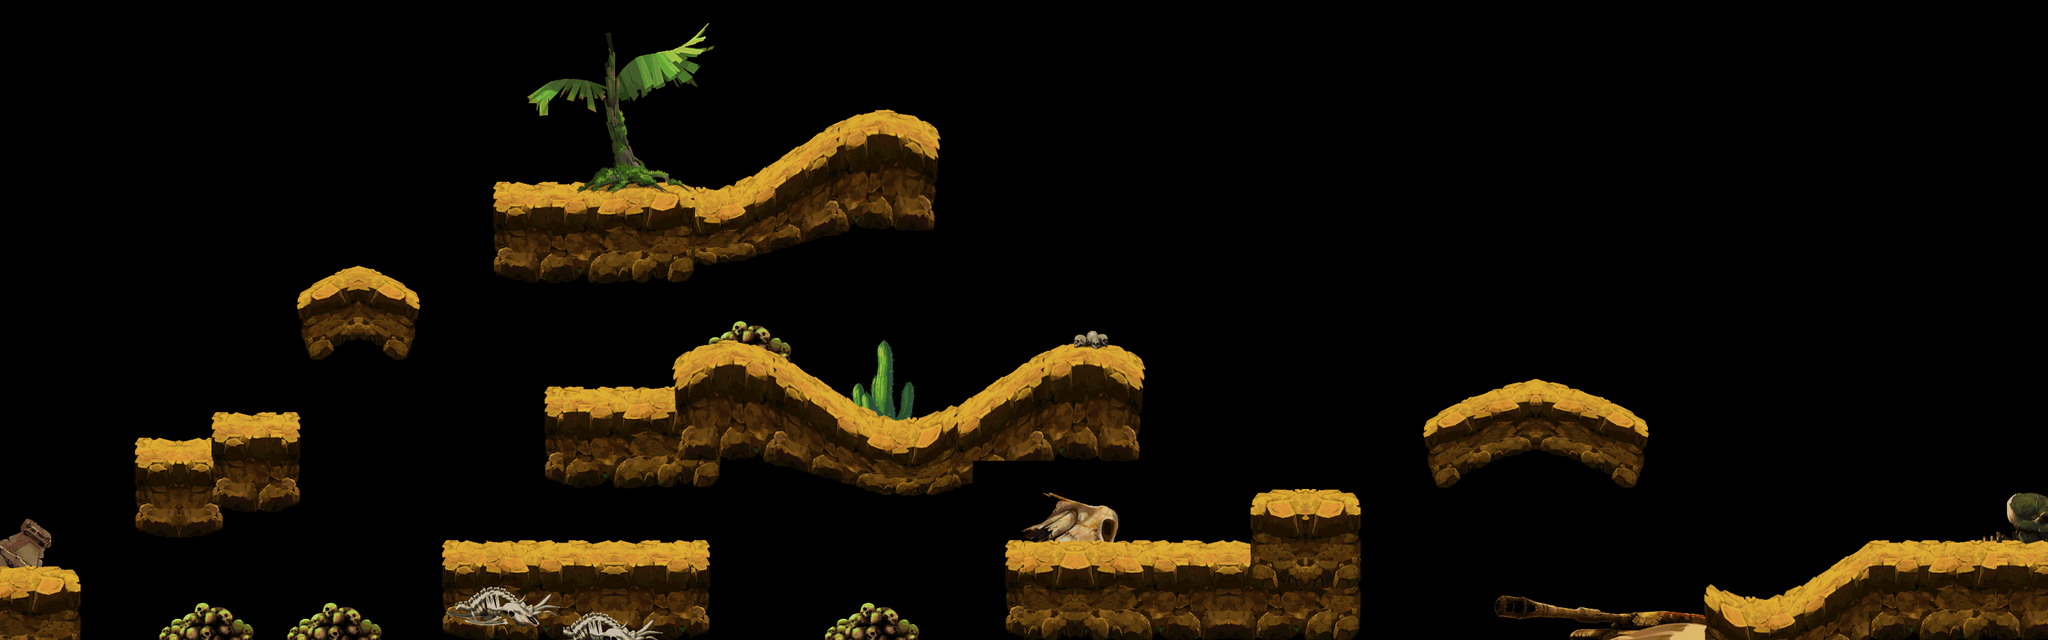

A level layout from a 2D game, rendered from its tile map. Below: a short description, then the map file with tile-grid data replaced by summaries:
An orthogonal 80x25 tile map with 40x40 px tiles, 4 tile layers (land1, land2, land3, land4) and 64 objects.

<map version="1.0" orientation="orthogonal" width="80" height="25" tilewidth="40" tileheight="40">
 <tileset firstgid="1" name="5_2" tilewidth="40" tileheight="40">
  <image source="d-land.png" width="2025" height="1793" />
 </tileset>
 <layer name="land1" width="80" height="25">
  <data>[2000 cells, 369 non-empty, 291 distinct tile ids]</data>
 </layer>
 <layer name="land2" width="80" height="25">
  <data>[2000 cells, 476 non-empty, 161 distinct tile ids]</data>
 </layer>
 <layer name="land3" width="80" height="25">
  <data>[2000 cells, 264 non-empty, 220 distinct tile ids]</data>
 </layer>
 <layer name="land4" width="80" height="25">
  <data>[2000 cells, 36 non-empty, 12 distinct tile ids]</data>
 </layer>
 <objectgroup name="pengzhuang" width="80" height="25">
  <object x="-2" y="911" width="127" height="100" />
  <object x="694" y="870" width="408" height="131" />
  <object x="213" y="707" width="115" height="36" />
  <object x="329" y="668" width="141" height="51" />
  <object x="1575" y="866" width="380" height="136" />
  <object x="1955" y="784" width="168" height="212" />
  <object x="776" y="311" width="352" height="46" />
  <object x="1375" y="223" width="90" height="51" />
  <object x="1128" y="312" width="247" height="38" />
  <object x="466" y="469" width="187" height="47" />
  <object x="2228" y="666" width="347" height="57" />
  <object x="2920" y="871" width="303" height="64" />
  <object x="2667" y="968" width="253" height="43" />
  <object x="1107" y="560" width="92" height="28" />
  <object x="852" y="627" width="203" height="39" />
  <object x="1055" y="588" width="145" height="80" />
  <object x="1673" y="552" width="47" height="63" />
  <object x="1720" y="583" width="55" height="31" />
  <object x="1200" y="678" width="473" height="37" />
 </objectgroup>
 <objectgroup name="zuobiao1" width="80" height="25">
  <object x="427" y="662">
   <properties>
    <property name="id" value="1" />
    <property name="type" value="1" />
   </properties>
  </object>
  <object x="1006" y="320">
   <properties>
    <property name="id" value="1" />
    <property name="type" value="1" />
   </properties>
  </object>
  <object x="942" y="320">
   <properties>
    <property name="id" value="1" />
    <property name="type" value="1" />
   </properties>
  </object>
  <object x="1019" y="877">
   <properties>
    <property name="id" value="1" />
    <property name="type" value="1" />
   </properties>
  </object>
  <object x="955" y="877">
   <properties>
    <property name="id" value="1" />
    <property name="type" value="1" />
   </properties>
  </object>
  <object x="1865" y="872">
   <properties>
    <property name="id" value="1" />
    <property name="type" value="1" />
   </properties>
  </object>
  <object x="1801" y="872">
   <properties>
    <property name="id" value="1" />
    <property name="type" value="1" />
   </properties>
  </object>
 </objectgroup>
 <objectgroup name="zuobiao2" width="80" height="25">
  <object x="882" y="310">
   <properties>
    <property name="id" value="101" />
    <property name="num" value="5" />
    <property name="range" value="100" />
    <property name="time" value="1" />
    <property name="timemax" value="12" />
    <property name="timemin" value="3" />
    <property name="z" value="0" />
   </properties>
  </object>
  <object x="906" y="866">
   <properties>
    <property name="id" value="101" />
    <property name="num" value="6" />
    <property name="range" value="20" />
    <property name="time" value="2" />
    <property name="timemax" value="12" />
    <property name="timmin" value="3" />
   </properties>
  </object>
  <object x="1406" y="678">
   <properties>
    <property name="id" value="101" />
    <property name="num" value="6" />
    <property name="range" value="20" />
    <property name="time" value="2" />
    <property name="timemax" value="12" />
    <property name="timmin" value="3" />
   </properties>
  </object>
  <object x="1734" y="868">
   <properties>
    <property name="id" value="101" />
    <property name="num" value="6" />
    <property name="range" value="20" />
    <property name="time" value="2" />
    <property name="timemax" value="12" />
    <property name="timmin" value="3" />
   </properties>
  </object>
  <object x="1048" y="310">
   <properties>
    <property name="id" value="103" />
    <property name="num" value="4" />
    <property name="range" value="50" />
    <property name="time" value="6" />
    <property name="timemax" value="10" />
    <property name="timmin" value="3" />
   </properties>
  </object>
  <object x="1826" y="862">
   <properties>
    <property name="id" value="103" />
    <property name="num" value="4" />
    <property name="range" value="50" />
    <property name="time" value="6" />
    <property name="timemax" value="10" />
    <property name="timmin" value="3" />
   </properties>
  </object>
  <object x="3082" y="870">
   <properties>
    <property name="id" value="103" />
    <property name="num" value="4" />
    <property name="range" value="50" />
    <property name="time" value="6" />
    <property name="timemax" value="10" />
    <property name="timmin" value="3" />
   </properties>
  </object>
  <object x="1004" y="870">
   <properties>
    <property name="id" value="111" />
    <property name="num" value="2" />
    <property name="range" value="20" />
    <property name="time" value="1" />
    <property name="timemax" value="8" />
    <property name="timmin" value="1" />
   </properties>
  </object>
  <object x="2404" y="596">
   <properties>
    <property name="id" value="111" />
    <property name="num" value="2" />
    <property name="range" value="20" />
    <property name="time" value="1" />
    <property name="timemax" value="8" />
    <property name="timmin" value="1" />
   </properties>
  </object>
  <object x="3028" y="870">
   <properties>
    <property name="id" value="111" />
    <property name="num" value="2" />
    <property name="range" value="20" />
    <property name="time" value="1" />
    <property name="timemax" value="8" />
    <property name="timmin" value="1" />
   </properties>
  </object>
  <object x="168" y="76">
   <properties>
    <property name="id" value="107" />
    <property name="num" value="3" />
    <property name="range" value="0" />
    <property name="time" value="1" />
    <property name="timemax" value="12" />
    <property name="timmin" value="3" />
   </properties>
  </object>
  <object x="564" y="80">
   <properties>
    <property name="id" value="107" />
    <property name="num" value="3" />
    <property name="range" value="0" />
    <property name="time" value="1" />
    <property name="timemax" value="12" />
    <property name="timmin" value="3" />
   </properties>
  </object>
  <object x="1232" y="80">
   <properties>
    <property name="id" value="107" />
    <property name="num" value="3" />
    <property name="range" value="0" />
    <property name="time" value="1" />
    <property name="timemax" value="12" />
    <property name="timmin" value="3" />
   </properties>
  </object>
  <object x="1944" y="100">
   <properties>
    <property name="id" value="107" />
    <property name="num" value="3" />
    <property name="range" value="0" />
    <property name="time" value="1" />
    <property name="timemax" value="12" />
    <property name="timmin" value="3" />
   </properties>
  </object>
  <object x="2512" y="88">
   <properties>
    <property name="id" value="107" />
    <property name="num" value="3" />
    <property name="range" value="0" />
    <property name="time" value="1" />
    <property name="timemax" value="12" />
    <property name="timmin" value="3" />
   </properties>
  </object>
  </objectgroup>
 <objectgroup name="zuobiao3" width="80" height="25">
  <!-- 12 objects omitted --></objectgroup>
</map>
<!-- 23 of 64 objects omitted -->
